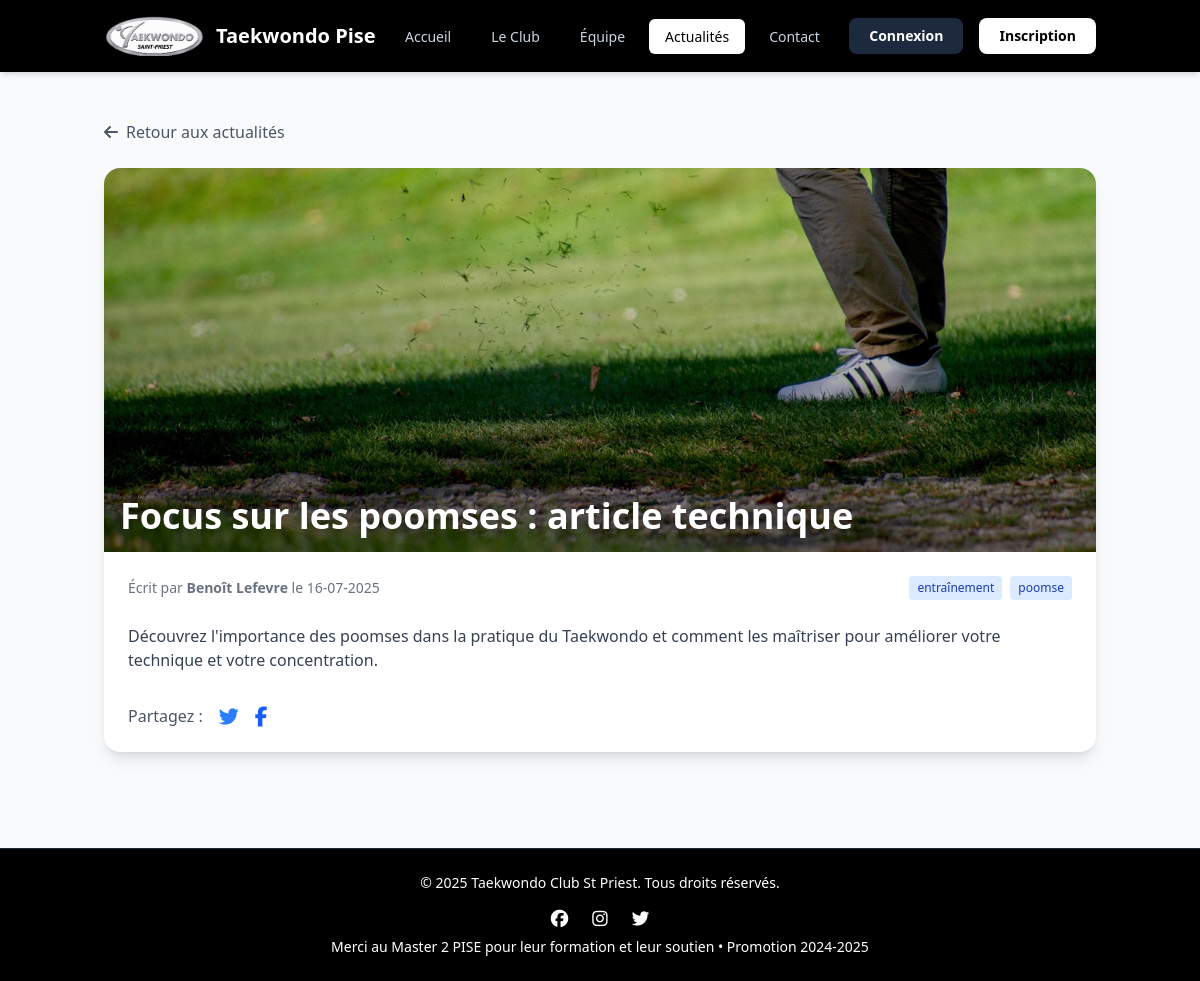
/news_detail.php?id=17, run on the app's committed database.
### tables this page shows
CREATE TABLE `posts` (
  `id` int(10) UNSIGNED NOT NULL,
  `titre` varchar(255) NOT NULL,
  `contenu` text NOT NULL,
  `photo` varchar(255) DEFAULT NULL COMMENT 'url de la photo',
  `auteur` int(10) UNSIGNED NOT NULL,
  `created_at` datetime NOT NULL DEFAULT current_timestamp(),
  `updated_at` datetime NOT NULL DEFAULT current_timestamp() ON UPDATE current_timestamp()
);

### fonction/fonctions.php (called while the page is built, shortened)
<?php
function connexionBaseDeDonnees(): PDO
{
    static $co = null;
    if ($co === null) {
        $dsn = 'mysql:host=' . DB_HOST . ';dbname=' . DB_NAME . ';charset=' . DB_CHARSET;
        try {
            $options = array(
                PDO::ATTR_ERRMODE => PDO::ERRMODE_EXCEPTION,
                PDO::ATTR_DEFAULT_FETCH_MODE => PDO::FETCH_ASSOC,
            );
            $co = new PDO($dsn, DB_USER, DB_PASS, $options);
        } catch (PDOException $e) {
            logErreur(__FUNCTION__, $e->getMessage());
            throw new Exception("Erreur de connexion à la base de données");
        }
    }
    return $co;
}
function getPostParId(int $id): array
{
    $co = connexionBaseDeDonnees();
    $sql = "
    SELECT
      p.id,
      p.titre,
      p.contenu,
      p.photo,
      p.auteur,
      CONCAT(u.prenom,' ',u.nom) AS auteur_nom,
      DATE_FORMAT(p.created_at,'%d-%m-%Y') AS date_publication
    FROM posts AS p
    JOIN users AS u ON u.id = p.auteur
    WHERE p.id = :id
    ";
    try {
        $req = $co->prepare($sql);
        $req->execute(array('id' => $id, ));
        $result = $req->fetch(PDO::FETCH_ASSOC);
        return $result ? $result : null;
    } catch (PDOException $e) {
        logErreur(__FUNCTION__, $e->getMessage(), array('id' => $id, ));
        throw new Exception("Erreur lors de la récupération du post");
    }
}
function getTagsPourPost(int $id): array
{
    $co = connexionBaseDeDonnees();
    $sql = "
    SELECT
        t.name
    FROM tags t
    JOIN post_tag pt ON pt.tag_id = t.id
    WHERE pt.post_id = :id
    ";
    try {
        $req = $co->prepare($sql);
        $req->execute(array('id' => $id, ));
        return $req->fetchAll(PDO::FETCH_COLUMN);
    } catch (PDOException $e) {
        logErreur(__FUNCTION__, $e->getMessage(), array('id' => $id, ));
        throw new Exception("Erreur lors de la récupération des tags pour le post");
    }
}

### news_detail.php (the view, shortened to what this page needs)
<?php
require __DIR__ . '/fonction/fonctions.php';
$id = isset($_GET['id']) ? (int) $_GET['id'] : 0;
try {
    $post = getPostParId($id);
    $tags = getTagsPourPost($id);
} catch (Exception $e) {
    logErreur("Page news_details.php ", $e->getMessage(), ['id' => $id]);
    http_response_code(500);
    include __DIR__ . '/erreur.php';
    exit;
}
?>
<!DOCTYPE html>
<html lang="fr">
<head>
    <?php include __DIR__ . '/includes/head.php'; ?>
</head>
<body class="min-h-screen flex flex-col bg-gray-50 text-gray-800">
    <?php include __DIR__ . '/includes/header.php'; ?>
    <main class="flex-grow container mx-auto px-4 py-12">
        <div class="mb-6">
            <a href="news.php" class="inline-flex items-center text-gray-600 hover:text-blue-600 transition">
                <i class="fas fa-arrow-left mr-2"></i>Retour aux actualités
            </a>
        </div>
        <article class="bg-white rounded-2xl shadow-lg overflow-hidden">
            <?php if (!empty($post['photo'])) { ?>
                <div class="relative h-64 sm:h-80 md:h-96 overflow-hidden">
                    <img src="img/<?= htmlspecialchars($post['photo'], ENT_QUOTES) ?>"
                        alt="<?= htmlspecialchars($post['titre'], ENT_QUOTES) ?>"
                        class="absolute inset-0 w-full h-full object-cover">
                    <div class="absolute inset-0 bg-gradient-to-t from-black/60 to-transparent"></div>
                    <h1
                        class="absolute bottom-4 left-4 text-white text-2xl sm:text-3xl md:text-4xl font-bold drop-shadow-lg">
                        <?= htmlspecialchars(ucfirst($post['titre']), ENT_QUOTES) ?>
                    </h1>
                </div>
            <?php } else { ?>
                <h1 class="text-3xl font-bold text-gray-900 p-6">
                    <?= htmlspecialchars(ucfirst($post['titre']), ENT_QUOTES) ?>
                </h1>
            <?php } ?>
            <div class="p-6 space-y-6">
                <div class="flex flex-col sm:flex-row sm:items-center sm:justify-between text-sm text-gray-500">
                    <div>
                        Écrit par <strong><?= htmlspecialchars($post['auteur_nom'], ENT_QUOTES) ?></strong>
                        le <?= htmlspecialchars($post['date_publication'], ENT_QUOTES) ?>
                    </div>
                    <?php if ($tags) { ?>
                        <div class="mt-4 sm:mt-0 flex flex-wrap gap-2">
                            <?php foreach ($tags as $t) { ?>
                                <a href="news.php?tag=<?= urlencode($t) ?>"
                                    class="text-xs font-medium px-2 py-1 bg-blue-100 text-blue-800 rounded hover:bg-blue-200 transition">
                                    <?= htmlspecialchars($t, ENT_QUOTES) ?>
                                </a>
                            <?php } ?>
                        </div>
                    <?php } ?>
                </div>
                <div class="prose prose-lg max-w-none text-gray-700">
                    <?= nl2br(htmlspecialchars($post['contenu'], ENT_QUOTES)) ?>
                </div>
                <div class="mt-8 flex space-x-4">
                    <span class="font-medium text-gray-600">Partagez :</span>
                    <a href="https://twitter.com/" target="_blank" class="text-blue-500 hover:text-blue-700 transition">
                        <i class="fab fa-twitter fa-lg"></i>
                    </a>
                    <a href="https://www.facebook.com/share_channel/" target="_blank"
                        class="text-blue-600 hover:text-blue-800 transition">
                        <i class="fab fa-facebook-f fa-lg"></i>
                    </a>
                </div>
            </div>
        </article>
    </main>
    <?php include __DIR__ . '/includes/footer.php'; ?>
</body>
</html>

### data on the page
posts: photo (picture), titre "Focus sur les poomses : article technique", contenu "Découvrez l'importance des poomses dans la pratique du Taekwondo et comment les maîtriser pour améliorer votre technique et votre concentration."

### other printed values
$label "Accueil"
$label "Le Club"
$label "Équipe"
$label "Actualités"
$label "Contact"
$post['auteur_nom'] "Benoît Lefevre"
$post['date_publication'] "16-07-2025"
$t "entraînement"
$t "poomse"
